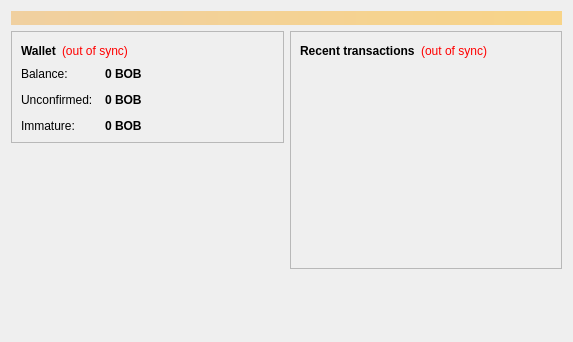
<?xml version="1.0" encoding="UTF-8"?>
<ui version="4.0">
 <class>OverviewPage</class>
 <widget class="QWidget" name="OverviewPage">
  <property name="geometry">
   <rect>
    <x>0</x>
    <y>0</y>
    <width>573</width>
    <height>342</height>
   </rect>
  </property>
  <property name="windowTitle">
   <string>Form</string>
  </property>
  <layout class="QVBoxLayout" name="topLayout">
   <item>
    <widget class="QLabel" name="labelAlerts">
     <property name="visible">
      <bool>false</bool>
     </property>
     <property name="styleSheet">
      <string notr="true">background-color: qlineargradient(x1: 0, y1: 0, x2: 1, y2: 0, stop:0 #F0D0A0, stop:1 #F8D488); color:#000000;</string>
     </property>
     <property name="wordWrap">
      <bool>true</bool>
     </property>
     <property name="margin">
      <number>3</number>
     </property>
    </widget>
   </item>
   <item>
    <layout class="QHBoxLayout" name="horizontalLayout" stretch="1,1">
     <item>
      <layout class="QVBoxLayout" name="verticalLayout_2">
       <item>
        <widget class="QFrame" name="frame">
         <property name="frameShape">
          <enum>QFrame::StyledPanel</enum>
         </property>
         <property name="frameShadow">
          <enum>QFrame::Raised</enum>
         </property>
         <layout class="QVBoxLayout" name="verticalLayout_4">
          <item>
           <layout class="QHBoxLayout" name="horizontalLayout_4">
            <item>
             <widget class="QLabel" name="label_5">
              <property name="font">
               <font>
                <weight>75</weight>
                <bold>true</bold>
               </font>
              </property>
              <property name="text">
               <string>Wallet</string>
              </property>
             </widget>
            </item>
            <item>
             <widget class="QLabel" name="labelWalletStatus">
              <property name="toolTip">
               <string>The displayed information may be out of date. Your wallet automatically synchronizes with the Dobbscoin network after a connection is established, but this process has not completed yet.</string>
              </property>
              <property name="styleSheet">
               <string notr="true">QLabel { color: red; }</string>
              </property>
              <property name="text">
               <string notr="true">(out of sync)</string>
              </property>
              <property name="alignment">
               <set>Qt::AlignLeading|Qt::AlignLeft|Qt::AlignVCenter</set>
              </property>
             </widget>
            </item>
            <item>
             <spacer name="horizontalSpacer_2">
              <property name="orientation">
               <enum>Qt::Horizontal</enum>
              </property>
              <property name="sizeHint" stdset="0">
               <size>
                <width>40</width>
                <height>20</height>
               </size>
              </property>
             </spacer>
            </item>
           </layout>
          </item>
          <item>
           <layout class="QFormLayout" name="formLayout_2">
            <property name="fieldGrowthPolicy">
             <enum>QFormLayout::AllNonFixedFieldsGrow</enum>
            </property>
            <property name="horizontalSpacing">
             <number>12</number>
            </property>
            <property name="verticalSpacing">
             <number>12</number>
            </property>
            <item row="0" column="0">
             <widget class="QLabel" name="label">
              <property name="text">
               <string>Balance:</string>
              </property>
             </widget>
            </item>
            <item row="0" column="1">
             <widget class="QLabel" name="labelBalance">
              <property name="font">
               <font>
                <weight>75</weight>
                <bold>true</bold>
               </font>
              </property>
              <property name="cursor">
               <cursorShape>IBeamCursor</cursorShape>
              </property>
              <property name="toolTip">
               <string>Your current balance</string>
              </property>
              <property name="text">
               <string notr="true">0 BOB</string>
              </property>
              <property name="textInteractionFlags">
               <set>Qt::LinksAccessibleByMouse|Qt::TextSelectableByKeyboard|Qt::TextSelectableByMouse</set>
              </property>
             </widget>
            </item>
            <item row="1" column="0">
             <widget class="QLabel" name="label_3">
              <property name="text">
               <string>Unconfirmed:</string>
              </property>
             </widget>
            </item>
            <item row="1" column="1">
             <widget class="QLabel" name="labelUnconfirmed">
              <property name="font">
               <font>
                <weight>75</weight>
                <bold>true</bold>
               </font>
              </property>
              <property name="cursor">
               <cursorShape>IBeamCursor</cursorShape>
              </property>
              <property name="toolTip">
               <string>Total of transactions that have yet to be confirmed, and do not yet count toward the current balance</string>
              </property>
              <property name="text">
               <string notr="true">0 BOB</string>
              </property>
              <property name="textInteractionFlags">
               <set>Qt::LinksAccessibleByMouse|Qt::TextSelectableByKeyboard|Qt::TextSelectableByMouse</set>
              </property>
             </widget>
            </item>
            <item row="2" column="0">
             <widget class="QLabel" name="labelImmatureText">
              <property name="text">
               <string>Immature:</string>
              </property>
             </widget>
            </item>
            <item row="2" column="1">
             <widget class="QLabel" name="labelImmature">
              <property name="font">
               <font>
                <weight>75</weight>
                <bold>true</bold>
               </font>
              </property>
              <property name="toolTip">
               <string>Mined balance that has not yet matured</string>
              </property>
              <property name="text">
               <string notr="true">0 BOB</string>
              </property>
              <property name="textInteractionFlags">
               <set>Qt::LinksAccessibleByMouse|Qt::TextSelectableByKeyboard|Qt::TextSelectableByMouse</set>
              </property>
             </widget>
            </item>
           </layout>
          </item>
         </layout>
        </widget>
       </item>
       <item>
        <spacer name="verticalSpacer">
         <property name="orientation">
          <enum>Qt::Vertical</enum>
         </property>
         <property name="sizeHint" stdset="0">
          <size>
           <width>20</width>
           <height>40</height>
          </size>
         </property>
        </spacer>
       </item>
      </layout>
     </item>
     <item>
      <layout class="QVBoxLayout" name="verticalLayout_3">
       <item>
        <widget class="QFrame" name="frame_2">
         <property name="frameShape">
          <enum>QFrame::StyledPanel</enum>
         </property>
         <property name="frameShadow">
          <enum>QFrame::Raised</enum>
         </property>
         <layout class="QVBoxLayout" name="verticalLayout">
          <item>
           <layout class="QHBoxLayout" name="horizontalLayout_2">
            <item>
             <widget class="QLabel" name="label_4">
              <property name="text">
               <string>&lt;b&gt;Recent transactions&lt;/b&gt;</string>
              </property>
             </widget>
            </item>
            <item>
             <widget class="QLabel" name="labelTransactionsStatus">
              <property name="toolTip">
               <string>The displayed information may be out of date. Your wallet automatically synchronizes with the Dobbscoin network after a connection is established, but this process has not completed yet.</string>
              </property>
              <property name="styleSheet">
               <string notr="true">QLabel { color: red; }</string>
              </property>
              <property name="text">
               <string notr="true">(out of sync)</string>
              </property>
              <property name="alignment">
               <set>Qt::AlignRight|Qt::AlignTrailing|Qt::AlignVCenter</set>
              </property>
             </widget>
            </item>
            <item>
             <spacer name="horizontalSpacer">
              <property name="orientation">
               <enum>Qt::Horizontal</enum>
              </property>
              <property name="sizeHint" stdset="0">
               <size>
                <width>40</width>
                <height>20</height>
               </size>
              </property>
             </spacer>
            </item>
           </layout>
          </item>
          <item>
           <widget class="QListView" name="listTransactions">
            <property name="styleSheet">
             <string notr="true">QListView { background: transparent; }</string>
            </property>
            <property name="frameShape">
             <enum>QFrame::NoFrame</enum>
            </property>
            <property name="verticalScrollBarPolicy">
             <enum>Qt::ScrollBarAlwaysOff</enum>
            </property>
            <property name="horizontalScrollBarPolicy">
             <enum>Qt::ScrollBarAlwaysOff</enum>
            </property>
            <property name="selectionMode">
             <enum>QAbstractItemView::NoSelection</enum>
            </property>
           </widget>
          </item>
         </layout>
        </widget>
       </item>
       <item>
        <spacer name="verticalSpacer_2">
         <property name="orientation">
          <enum>Qt::Vertical</enum>
         </property>
         <property name="sizeHint" stdset="0">
          <size>
           <width>20</width>
           <height>40</height>
          </size>
         </property>
        </spacer>
       </item>
      </layout>
     </item>
    </layout>
   </item>
  </layout>
 </widget>
 <resources/>
 <connections/>
</ui>
